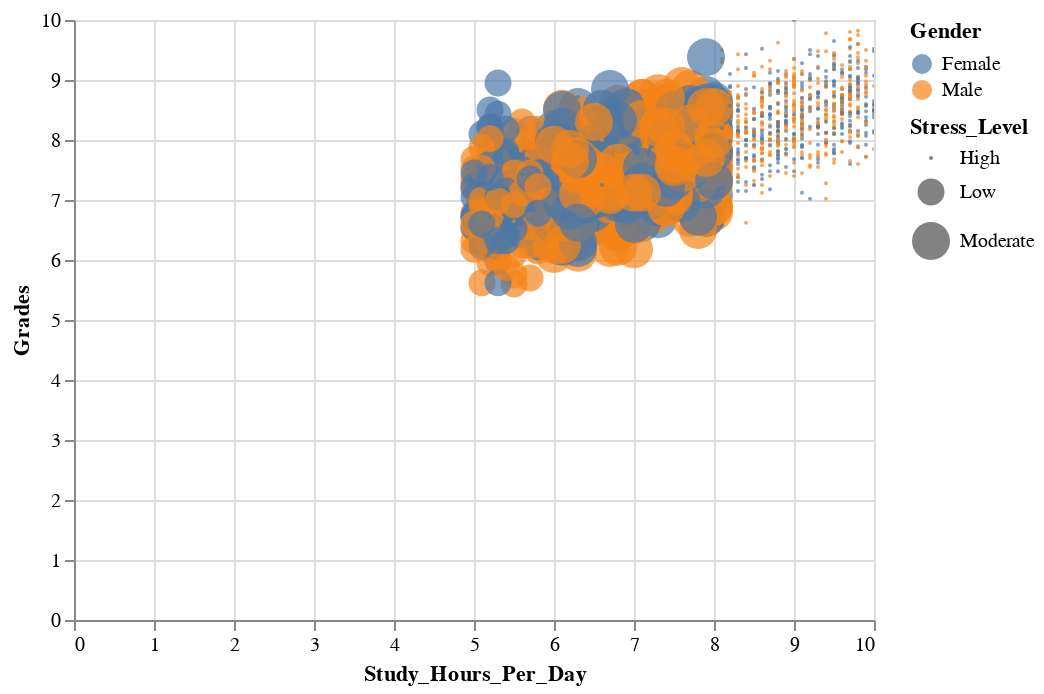

Notebook code for this chart:
### Markdown cell above
Task 2: Focused on one specific factor, for example, ‘Sleep hour’ or ‘Study hour’ for integrating more factors information into a single chart, especially the ‘Stress level’, and ‘Gender’ using the ‘Interactive’ method. I also find that my data tend to group at one specific range in both x and y axis rather than being very spread out, so I used ‘Panning’ method to allow use to zoom in and out to where they want to see closely.

### Code cell
alt.Chart(data).mark_circle().encode(
    x = "Study_Hours_Per_Day",
    y    = "Grades",
    color = "Gender",
    ##color=alt.Color('Gender', scale=alt.Scale(scheme='spectral')),
    size = "Stress_Level",
    tooltip=["Grades", "Sleep_Hours_Per_Day"]
).interactive()

### Figure 1 — Vega-Lite specification as saved in the notebook (floating-point values rounded to 4 significant figures; data arrays with more than 128 entries replaced by an {"elided": "..."} marker saying what was removed)
{"config": {"view": {"continuousWidth": 400, "continuousHeight": 300}}, "data": {"name": "data-6bd5cfdf1143a7656f636808b86f804b"}, "mark": "circle", "encoding": {"color": {"type": "nominal", "field": "Gender"}, "size": {"type": "nominal", "field": "Stress_Level"}, "tooltip": [{"type": "quantitative", "field": "Grades"}, {"type": "quantitative", "field": "Sleep_Hours_Per_Day"}], "x": {"type": "quantitative", "field": "Study_Hours_Per_Day"}, "y": {"type": "quantitative", "field": "Grades"}}, "selection": {"selector012": {"type": "interval", "bind": "scales", "encodings": ["x", "y"]}}, "$schema": "https://vega.github.io/schema/vega-lite/v4.8.1.json", "datasets": {"data-6bd5cfdf1143a7656f636808b86f804b": {"elided": "2000 records"}}}
